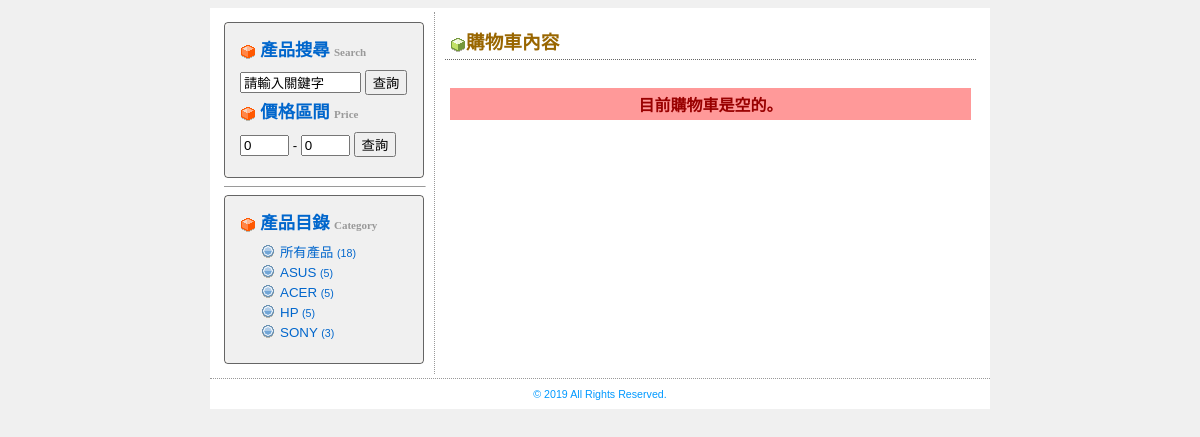
The app's page /cart.php with its own data.
### tables this page shows
CREATE TABLE `category` (
  `categoryid` int(11) UNSIGNED NOT NULL,
  `categoryname` varchar(100) NOT NULL,
  `categorysort` int(11) UNSIGNED DEFAULT NULL
);

### cart.php (the view, shortened to what this page needs)
<?php
require_once('connMysql.php');
$cart = &$_SESSION['cart'];
if(!is_object($cart)) $cart = new myCart();
$query_category = "SELECT category.categoryid, category.categoryname, category.categorysort, count(product.productid) as productNum
FROM category LEFT JOIN product ON category.categoryid = product.categoryid
GROUP BY category.categoryid, category.categoryname, category.categorysort
ORDER BY category.categorysort ASC";
$category = $db_link->query($query_category);
$query_total = "SELECT count(productid) as totalNum FROM product";
$total = $db_link->query($query_total);
$row_total = $total->fetch_assoc();
 ?>
 <html>
 <head>
 <link href="style.css" rel="stylesheet" type="text/css">
 </head>
 <body>
 <table width="780" border="0" align="center" cellpadding="4" cellspacing="0" bgcolor="#FFFFFF">
   <tr>
     <td class="tdbline"><table width="100%" border="0" cellspacing="0" cellpadding="10">
       <tr valign="top">
         <td width="200" class="tdrline">
             <div class="boxtl"></div>
             <div class="boxtr"></div>
             <div class="categorybox">
               <p class="heading"><img src="img/16-cube-orange.png" width="16" height="16" align="absmiddle"> 產品搜尋 <span class="smalltext">Search</span></p>
               <form name="form1" method="get" action="index.php">
                 <p>
                   <input name="keyword" type="text" id="keyword" value="請輸入關鍵字" size="12" onClick="this.value='';">
                   <input type="submit" id="button" value="查詢">
                 </p>
               </form>
               <p class="heading"><img src="img/16-cube-orange.png" width="16" height="16" align="absmiddle"> 價格區間 <span class="smalltext">Price</span></p>
               <form action="index.php" method="get" name="form2" id="form2">
                 <p>
                   <input name="price1" type="text" id="price1" value="0" size="3">
                   -
                   <input name="price2" type="text" id="price2" value="0" size="3">
                 <input type="submit" id="button2" value="查詢">
                 </p>
               </form>
             </div>
             <div class="boxbl"></div>
             <div class="boxbr"></div>
             <hr width="100%" size="1" />
             <div class="boxtl"></div>
             <div class="boxtr"></div>
             <div class="categorybox">
             <p class="heading"><img src="img/16-cube-orange.png" width="16" height="16" align="absmiddle"> 產品目錄 <span class="smalltext">Category</span></p>
             <ul>
               <li><a href="index.php?">所有產品 <span class="categorycount">(<?php echo $row_total["totalNum"];?>)</span></a></li>
 			           <?php	while($row_category=$category->fetch_assoc()){ ?>
               <li><a href="index.php?cid=<?php echo $row_category["categoryid"];?>"><?php echo $row_category["categoryname"];?> <span class="categorycount">(<?php echo $row_category["productNum"];?>)</span></a></li>
               <?php }?>
             </ul>
           </div>
           <div class="boxbl"></div>
           <div class="boxbr"></div></td>
         <td><div class="subjectDiv"> <span class="heading"><img src="img/16-cube-green.png" width="16" height="16" align="absmiddle"></span>購物車內容</div>
           <div class="normalDiv">
 		          <?php if($cart->itemcount > 0) {?>
           <form action="" method="post" name="cartform" id="cartform">
           <table width="98%" border="0" align="center" cellpadding="2" cellspacing="1">
               <tr>
                 <th bgcolor="#ECE1E1"><p>產品名稱</p></th>
                 <th bgcolor="#ECE1E1"><p>數量</p></th>
                 <th bgcolor="#ECE1E1"><p>單價</p></th>
                 <th bgcolor="#ECE1E1"><p>小計</p></th>
                 <th bgcolor="#ECE1E1"><p>刪除</p></th>
               </tr>
               <?php	foreach($cart->get_contents() as $item) { ?>
               <tr>
                 <td bgcolor="#F6F6F6" class="tdbline"><p><?php echo $item['info'];?></p></td>
                 <td align="center" bgcolor="#F6F6F6" class="tdbline"><p>
                   <input name="updateid[]" type="hidden" id="updateid[]" value="<?php echo $item['id'];?>">
                   <input name="qty[]" type="text" id="qty[]" value="<?php echo $item['qty'];?>" size="1">
                   </p></td>
                 <td align="center" bgcolor="#F6F6F6" class="tdbline"><p>$ <?php echo number_format($item['price']);?></p></td>
                 <td align="center" bgcolor="#F6F6F6" class="tdbline"><p>$ <?php echo number_format($item['subtotal']);?></p></td>
                 <td align="center" bgcolor="#F6F6F6" class="tdbline"><p><a href="?cartaction=remove&delid=<?php echo $item['id'];?>">移除</a></p></td>
               </tr>
               <?php }?>
               <tr>
                 <td align="center" valign="baseline" bgcolor="#F6F6F6"><p>運費</p></td>
                 <td valign="baseline" bgcolor="#F6F6F6"><p>&nbsp;</p></td>
                 <td align="center" valign="baseline" bgcolor="#F6F6F6"><p>&nbsp;</p></td>
                 <td align="center" valign="baseline" bgcolor="#F6F6F6"><p>&nbsp;</p></td>
                 <td align="center" valign="baseline" bgcolor="#F6F6F6"><p>$ <?php echo number_format($cart->deliverfee);?></p></td>
               </tr>
               <tr>
                 <td align="center" valign="baseline" bgcolor="#F6F6F6"><p>總計</p></td>
                 <td valign="baseline" bgcolor="#F6F6F6"><p>&nbsp;</p></td>
                 <td align="center" valign="baseline" bgcolor="#F6F6F6"><p>&nbsp;</p></td>
                 <td align="center" valign="baseline" bgcolor="#F6F6F6"><p>&nbsp;</p></td>
                 <td align="center" valign="baseline" bgcolor="#F6F6F6"><p class="redword">$ <?php echo number_format($cart->grandtotal);?></p></td>
               </tr>
             </table>
             <hr width="100%" size="1" />
             <p align="center">
               <input name="cartaction" type="hidden" id="cartaction" value="update">
               <input type="submit" name="updatebtn" id="button3" value="更新購物車">
               <input type="button" name="emptybtn" id="button5" value="清空購物車" onClick="window.location.href='?cartaction=empty'">
               <input type="button" name="button" id="button6" value="前往結帳" onClick="window.location.href='checkout.php';">
               <input type="button" name="backbtn" id="button4" value="回上一頁" onClick="window.history.back();">
               </p>
           </form>
           </div>
             <?php }else{ ?>
             <br>
             <div class="infoDiv">目前購物車是空的。</div>
             <?php } ?></td>
         </tr>
     </table></td>
   </tr>
   <tr>
     <td height="30" align="center" background="img/album_r2_c1.jpg" class="trademark">© 2019 All Rights Reserved.</td>
   </tr>
 </table>
 </body>
 </html>

### style.css (style rules this page uses)
body { background-color: #F0F0F0; }
p,ol,ul { font-family: Verdana, Arial, Helvetica, sans-serif; font-size: 10pt; line-height: 150%; margin-top: 0px; margin-bottom: 5px; }
form { margin: 0px; }
a { text-decoration: none; }
a:link { color: #0066CC; }
.heading { font-family: "微軟正黑體"; font-size: 13pt; color: #0066CC; line-height: 150%; font-weight: bold; }
.smalltext { font-size: 11px; color: #999999; font-family: Georgia, "Times New Roman", Times, serif; vertical-align: baseline; }
.trademark { font-family: Verdana, Arial, Helvetica, sans-serif; font-size: 8pt; color: #0099FF; }
.categorybox { border: 1px solid #656565; padding: 15px; background-color: #F0F0F0; }
.boxtl { background-image: url(images/tl.gif); float: left; top: -1px; height: 4px; width: 4px; background-repeat: no-repeat; }
.boxtr { background-image: url(images/tr.gif); float: right; top: -1px; height: 4px; width: 4px; background-repeat: no-repeat; }
.boxbl { background-image: url(images/bl.gif); float: left; top: -1px; height: 4px; width: 4px; background-repeat: no-repeat; margin-top: -4px; }
.boxbr { background-image: url(images/br.gif); float: right; top: -1px; height: 4px; width: 4px; background-repeat: no-repeat; margin-top: -4px; }
.tdrline { border-right-width: 1px; border-right-style: dotted; border-right-color: #999999; }
.tdbline { border-bottom-width: 1px; border-bottom-style: dotted; border-bottom-color: #999999; }
.infoDiv { font-family: "微軟正黑體"; font-size: 12pt; color: #990000; background-color: #FF9999; padding: 4px; text-align: center; font-weight: bold; }
.categorycount { font-family: Verdana, Arial, Helvetica, sans-serif; font-size: 8pt; }
.normalDiv { margin: 5px; }
.subjectDiv { font-family: "微軟正黑體"; font-size: 14pt; font-weight: bold; color: #996600; padding: 5px; clear: both; border-bottom-width: 1px; border-bottom-style: dotted; border-bottom-color: #666666; margin-bottom: 10px; }
.categorybox ul { list-style-type:none; margin-left:-20px; }
.categorybox li { background-image:url(images/16-circle-blue.png); background-repeat:no-repeat; background-position:0 0 0 0; padding-left:20px; }

### records on screen
category: categoryname "ASUS", productNum "5"
category: categoryname "ACER", productNum "5"
category: categoryname "HP", productNum "5"
category: categoryname "SONY", productNum "3"

### other values on screen
$row_total["totalNum"] "18"
